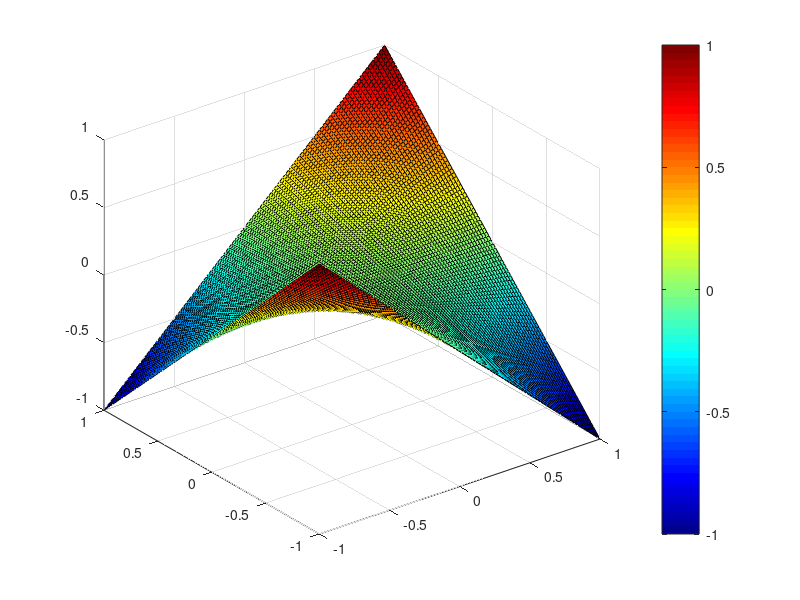
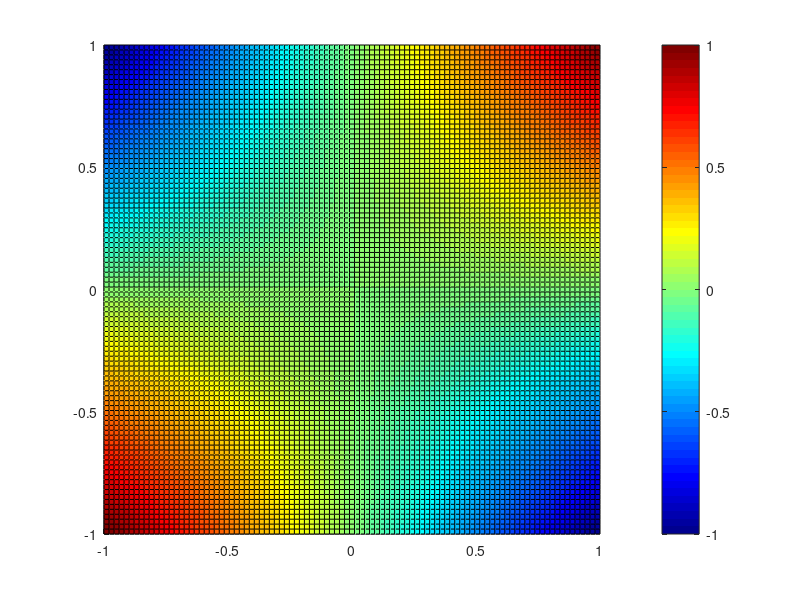
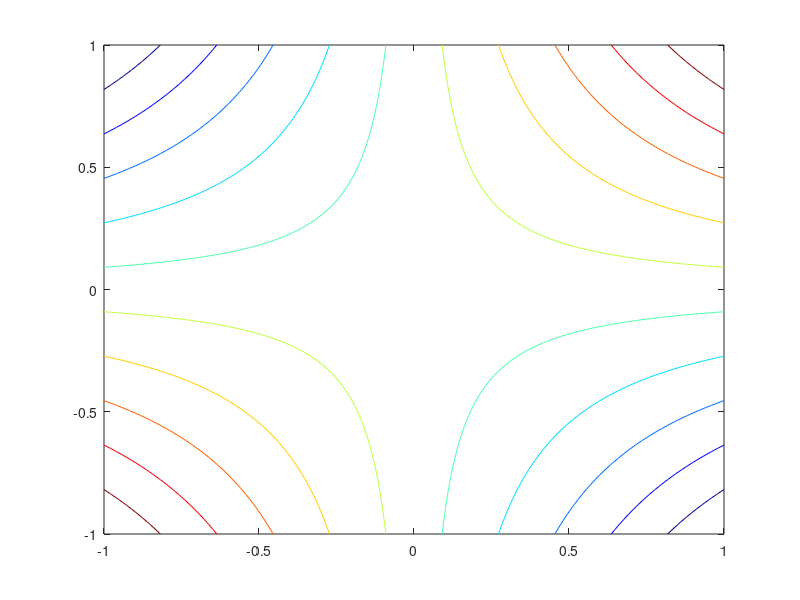

These figures' MATLAB source, in order:

%Raster:
%linspace(anfang,ende,anzahl der punkte)
k=100;
x=linspace(-1,1,k);
y=linspace(-1,1,k);

F=@(x,y)x.*y

[X,Y]=meshgrid(x,y);

Z=F(X,Y);
mesh(X,Y,Z);
figure(1)
surf(X,Y,Z);
colormap(jet);
colorbar;

figure(2);
surf(X,Y,Z);
view(2);
colorbar;
colormap(jet);

figure(3); %aequipotenziallinien
%contour(X,Y,Z,'ShowText','on');
contour(X,Y,Z,'ShowText','off');
colormap(jet);


